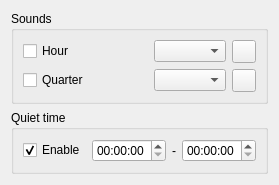
<?xml version="1.0" encoding="UTF-8"?>
<ui version="4.0">
 <class>chime::SettingsWidget</class>
 <widget class="QWidget" name="chime::SettingsWidget">
  <property name="modal" stdset="0">
   <bool>false</bool>
  </property>
  <property name="geometry">
   <rect>
    <x>0</x>
    <y>0</y>
    <width>275</width>
    <height>192</height>
   </rect>
  </property>
  <property name="windowTitle">
   <string>Chime Settings</string>
  </property>
  <layout class="QVBoxLayout" name="dialog_layout">
   <property name="sizeConstraint">
    <enum>QLayout::SizeConstraint::SetFixedSize</enum>
   </property>
   <item>
    <widget class="QGroupBox" name="sounds_group">
     <property name="title">
      <string>Sounds</string>
     </property>
     <layout class="QGridLayout" name="sounds_layout">
      <item row="0" column="0">
       <widget class="QCheckBox" name="hour_enabled_cb">
        <property name="text">
         <string>Hour</string>
        </property>
       </widget>
      </item>
      <item row="0" column="1">
       <spacer name="hour_spacer">
        <property name="orientation">
         <enum>Qt::Orientation::Horizontal</enum>
        </property>
        <property name="sizeHint" stdset="0">
         <size>
          <width>40</width>
          <height>20</height>
         </size>
        </property>
       </spacer>
      </item>
      <item row="0" column="2">
       <widget class="QComboBox" name="hour_count_box"/>
      </item>
      <item row="0" column="3">
       <widget class="QToolButton" name="hour_sound_btn">
        <property name="icon">
         <iconset resource="../chime.qrc">
          <normaloff>:/chime/icon.svg.p</normaloff>:/chime/icon.svg.p</iconset>
        </property>
       </widget>
      </item>
      <item row="1" column="0">
       <widget class="QCheckBox" name="quarter_enabled_cb">
        <property name="text">
         <string>Quarter</string>
        </property>
       </widget>
      </item>
      <item row="1" column="1">
       <spacer name="quarter_spacer">
        <property name="orientation">
         <enum>Qt::Orientation::Horizontal</enum>
        </property>
        <property name="sizeHint" stdset="0">
         <size>
          <width>40</width>
          <height>20</height>
         </size>
        </property>
       </spacer>
      </item>
      <item row="1" column="2">
       <widget class="QComboBox" name="quarter_count_box"/>
      </item>
      <item row="1" column="3">
       <widget class="QToolButton" name="quarter_sound_btn">
        <property name="icon">
         <iconset resource="../chime.qrc">
          <normaloff>:/chime/icon.svg.p</normaloff>:/chime/icon.svg.p</iconset>
        </property>
       </widget>
      </item>
     </layout>
    </widget>
   </item>
   <item>
    <widget class="QGroupBox" name="quiet_time_group">
     <property name="title">
      <string>Quiet time</string>
     </property>
     <layout class="QHBoxLayout" name="quiet_time_layout">
      <item>
       <widget class="QCheckBox" name="quiet_hours_enabled">
        <property name="text">
         <string>Enable</string>
        </property>
        <property name="checked">
         <bool>true</bool>
        </property>
       </widget>
      </item>
      <item>
       <widget class="QTimeEdit" name="q_time_start"/>
      </item>
      <item>
       <widget class="QLabel" name="label">
        <property name="text">
         <string notr="true">-</string>
        </property>
        <property name="alignment">
         <set>Qt::AlignmentFlag::AlignCenter</set>
        </property>
       </widget>
      </item>
      <item>
       <widget class="QTimeEdit" name="q_time_end"/>
      </item>
     </layout>
    </widget>
   </item>
  </layout>
 </widget>
 <resources>
  <include location="../chime.qrc"/>
 </resources>
 <connections>
  <connection>
   <sender>quiet_hours_enabled</sender>
   <signal>toggled(bool)</signal>
   <receiver>q_time_start</receiver>
   <slot>setEnabled(bool)</slot>
   <hints>
    <hint type="sourcelabel">
     <x>87</x>
     <y>165</y>
    </hint>
    <hint type="destinationlabel">
     <x>154</x>
     <y>167</y>
    </hint>
   </hints>
  </connection>
  <connection>
   <sender>quiet_hours_enabled</sender>
   <signal>toggled(bool)</signal>
   <receiver>q_time_end</receiver>
   <slot>setEnabled(bool)</slot>
   <hints>
    <hint type="sourcelabel">
     <x>87</x>
     <y>165</y>
    </hint>
    <hint type="destinationlabel">
     <x>293</x>
     <y>167</y>
    </hint>
   </hints>
  </connection>
  <connection>
   <sender>quiet_hours_enabled</sender>
   <signal>toggled(bool)</signal>
   <receiver>label</receiver>
   <slot>setEnabled(bool)</slot>
   <hints>
    <hint type="sourcelabel">
     <x>87</x>
     <y>165</y>
    </hint>
    <hint type="destinationlabel">
     <x>196</x>
     <y>167</y>
    </hint>
   </hints>
  </connection>
 </connections>
 <slots>
  <slot>accept()</slot>
  <slot>reject()</slot>
 </slots>
</ui>
